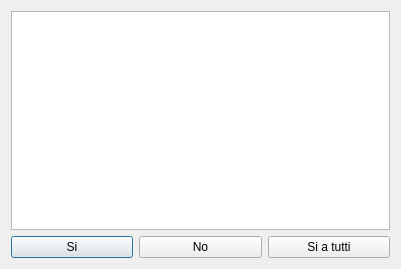
<?xml version="1.0" encoding="UTF-8"?>
<ui version="4.0">
 <class>Dialog</class>
 <widget class="QDialog" name="Dialog">
  <property name="geometry">
   <rect>
    <x>0</x>
    <y>0</y>
    <width>401</width>
    <height>269</height>
   </rect>
  </property>
  <property name="sizePolicy">
   <sizepolicy hsizetype="Fixed" vsizetype="Fixed">
    <horstretch>0</horstretch>
    <verstretch>0</verstretch>
   </sizepolicy>
  </property>
  <property name="maximumSize">
   <size>
    <width>470</width>
    <height>270</height>
   </size>
  </property>
  <property name="windowTitle">
   <string>Dialog</string>
  </property>
  <layout class="QVBoxLayout" name="verticalLayout_2">
   <item>
    <layout class="QVBoxLayout" name="verticalLayout">
     <item>
      <widget class="QTextBrowser" name="textBrowser"/>
     </item>
     <item>
      <layout class="QHBoxLayout" name="horizontalLayout">
       <item>
        <widget class="QPushButton" name="siButton">
         <property name="text">
          <string>Si</string>
         </property>
        </widget>
       </item>
       <item>
        <widget class="QPushButton" name="noButton">
         <property name="text">
          <string>No</string>
         </property>
        </widget>
       </item>
       <item>
        <widget class="QPushButton" name="yestoallButton">
         <property name="text">
          <string>Si a tutti</string>
         </property>
        </widget>
       </item>
      </layout>
     </item>
    </layout>
   </item>
  </layout>
 </widget>
 <resources/>
 <connections/>
</ui>
